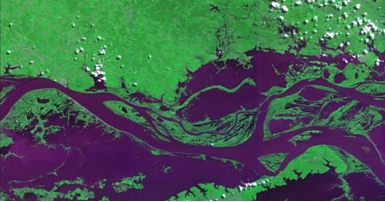
#> input picture Furb-Processamento-de-Imagens/trabalho-01-deteccao-periodo-chuvoso/imagens/chuvoso.png, 385 x 202 px
$ python __init__.py
#> lines starting #> are read from the running program, lines starting #| are printed output that depends on the picture; after the words box and inside, x2 and y2 are one past the last pixel; in counts of white or black regions, pixels touching at a corner belong together
import sys
import cv2
import numpy as np

# Carrega imagens
chuvoso = cv2.imread("imagens/chuvoso.png")
#> chuvoso is the input picture: shape (202, 385, 3); mean B, G, R 80.5, 93.8, 67.9
seca = cv2.imread("imagens/seca.png")
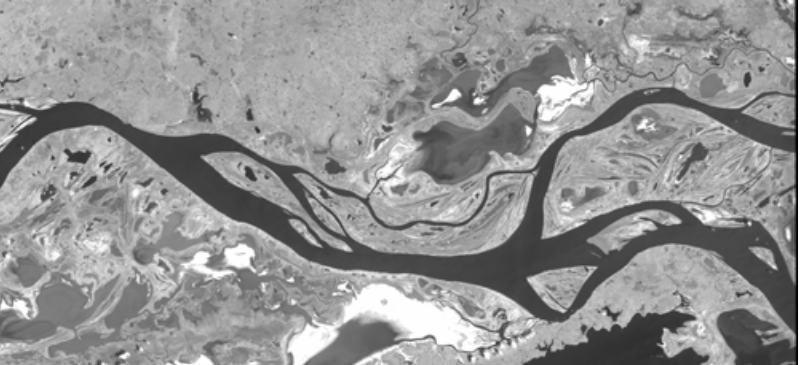
#> input picture Furb-Processamento-de-Imagens/trabalho-01-deteccao-periodo-chuvoso/imagens/seca.png, 800 x 365 px
#> seca is the input picture: shape (365, 800, 3); min 0, max 255, mean 147.5

# Imagem negativa em tons de cinza
chuvoso = cv2.cvtColor(chuvoso, cv2.COLOR_BGR2GRAY)
#> chuvoso: shape (202, 385)
seca = cv2.cvtColor(seca, cv2.COLOR_BGR2GRAY)
#> seca: shape (365, 800)

# Faz inversão
chuvoso = cv2.bitwise_not(chuvoso)
seca = cv2.bitwise_not(seca)
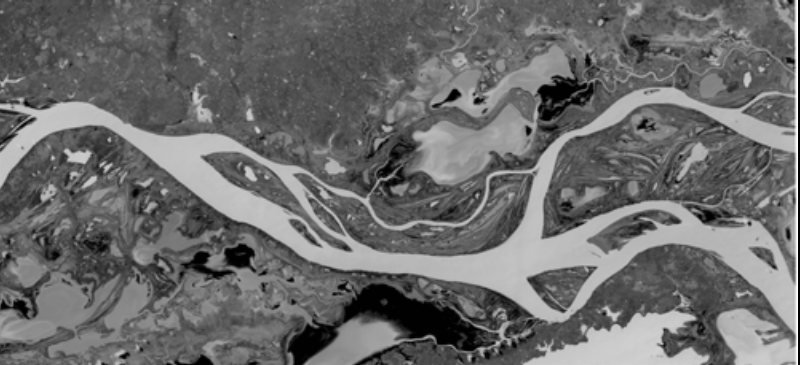
#> seca: shape (365, 800); min 0, max 255, mean 107.5

# Binarização
retval_chuvoso, chuvoso = cv2.threshold(chuvoso, 200, 255, cv2.THRESH_BINARY)
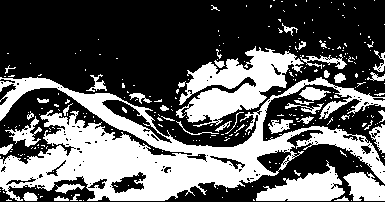
#> chuvoso: shape (202, 385); 37.5% white; 277 white regions (235 under 20 px), largest, box (x1, y1, x2, y2) and area: (0, 77, 385, 201) 17983, (176, 46, 304, 127) 4654, (256, 160, 345, 201) 1780
retval_seca, seca = cv2.threshold(seca, 110, 255, cv2.THRESH_BINARY)
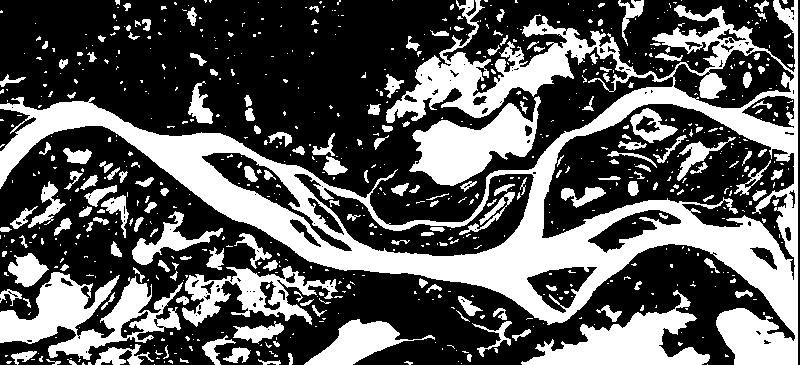
#> seca: shape (365, 800); 35.8% white; 761 white regions (577 under 20 px), largest, box (x1, y1, x2, y2) and area: (0, 0, 798, 365) 57887, (0, 272, 183, 360) 7093, (409, 96, 541, 186) 5670

# Faz imagens ficarem do mesmo tamanho para subtrair
chuvoso = cv2.resize(chuvoso, (380, 200)).astype(np.float32)
#> chuvoso: shape (200, 380) float32
seca = cv2.resize(seca, (380, 200)).astype(np.float32)
#> seca: shape (200, 380) float32

# Subtrai as imagens
subtracao = cv2.subtract(chuvoso, seca)
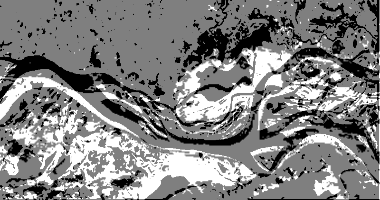
#> subtracao: shape (200, 380) float32; min -255, max 255, mean 4.2; drawn with min black and max white

# Mostra imagem
cv2.imshow('chuvoso', chuvoso)
cv2.imshow('seca', seca)
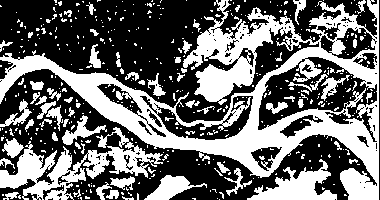
#> window 'seca': shape (200, 380); 42.1% white; 448 white regions (384 under 20 px), largest, box (x1, y1, x2, y2) and area: (0, 0, 379, 200) 19724, (0, 127, 163, 200) 3865, (247, 159, 337, 200) 1630
cv2.imshow('subtracao', subtracao)
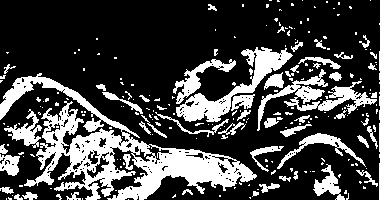
#> window 'subtracao': shape (200, 380); 26.1% white; 242 white regions (184 under 20 px), largest, box (x1, y1, x2, y2) and area: (0, 73, 257, 200) 9037, (176, 47, 293, 122) 2116, (257, 69, 377, 131) 1683

# Aguarda input para fechar janela
cv2.waitKey(0)
cv2.destroyAllWindows()
